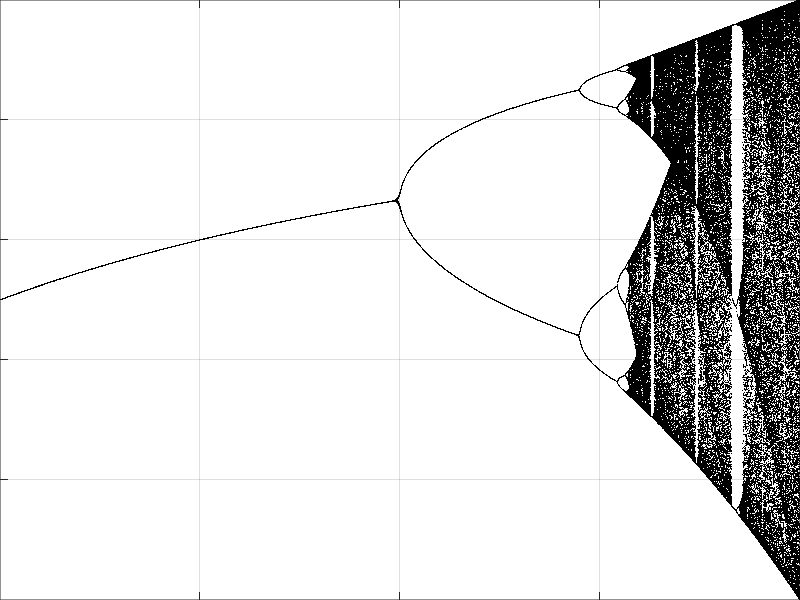

Source code (MATLAB):
% Logistics Map 
%       Classic chaos example. Plots semi-stable values of
%       x(n+1) = r*x(n)*(1-x(n)) as r increases to 4.
%
% Michael Hanchak, Dayton OH, USA, 2011

clear
scale = 10000; % determines the level of rounding
maxpoints = 200; % determines maximum values to plot
N = 3000; % number of "r" values to simulate
a = 2.0; % starting value of "r"
b = 4; % final value of "r"... anything higher diverges.
rs = linspace(a,b,N); % vector of "r" values
M = 500; % number of iterations of logistics equation

% Loop through the "r" values
for j = 1:length(rs)
    
    r=rs(j); % get current "r"
    x=zeros(M,1); % allocate memory
    x(1) = 0.5; % initial condition (can be anything from 0 to 1)
    
    for i = 1:M, % iterate
        x(i+1) = r*x(i)*(1-x(i));
    end
    % only save those unique, semi-stable values
    out{j} = unique(round(scale*x(end-maxpoints:end)));
end

% Rearrange cell array into a large n-by-2 vector for plotting
data = [];

for k = 1:length(rs)
    n = length(out{k});
    arrayOfNLinesForSpecific_r_Value = [rs(k) * ones(n,1)];
    unique_x_ValuesForEvery_r_Value = [arrayOfNLinesForSpecific_r_Value, out{k} / scale];
    data = [data;  unique_x_ValuesForEvery_r_Value];
end

%size(data)
% Plot the data
figure();clf
h=plot(data(:,1),data(:,2),'k.');
set(h,'markersize',1)
axis tight
set(gca,'units','normalized','position',[0 0 1 1])
set(gcf,'color','white')
%axis off
grid on
